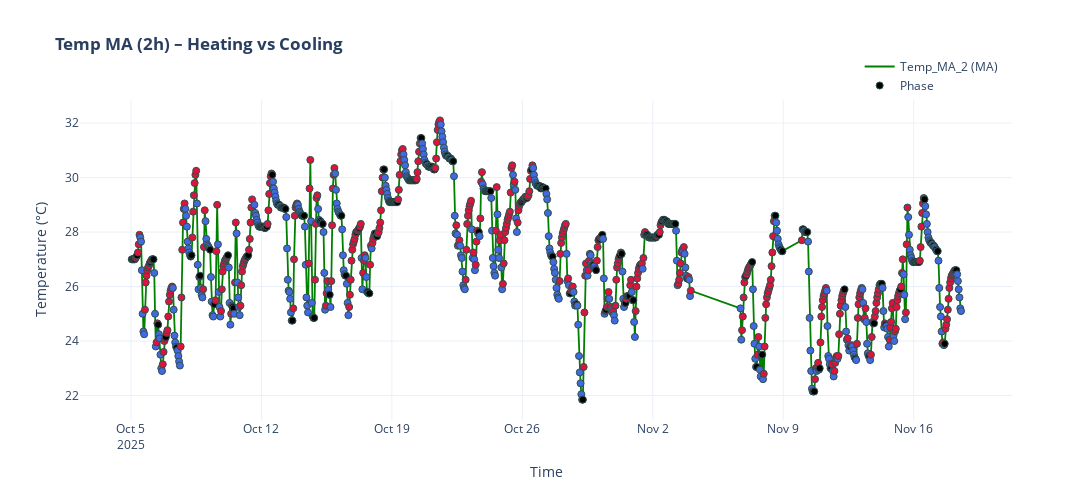

Notebook code for this chart:
### Code cell
plot_ma_with_phase(
    hourly,
    x_col="device_time",
    y_col="Temp_MA_2",
    phase_col="Temp_phase",
    title="Temp MA (2h) – Heating vs Cooling",
    ma_color="green",
    marker_heating_color="crimson",
    marker_cooling_color="royalblue",
    marker_size=7
)

### Figure 1 — Plotly figure (JSON) as saved in the notebook; plotly's stock layout.template omitted (floating-point values rounded to 4 significant figures; data arrays with more than 128 entries replaced by an {"elided": "..."} marker saying what was removed)
{"data": [{"line": {"color": "green", "width": 1.8}, "mode": "lines", "name": "Temp_MA_2 (MA)", "type": "scatter", "x": {"elided": "981 str values"}, "y": {"elided": "981 float values"}}, {"customdata": {"elided": "981x1 str values"}, "hovertemplate": "Time: %{x}<br>Temp_MA_2: %{y:.2f}<br>Phase: %{customdata[0]}<extra></extra>", "marker": {"color": {"elided": "981 str values"}, "line": {"color": "DarkSlateGrey", "width": 1}, "size": 7}, "mode": "markers", "name": "Phase", "type": "scatter", "x": {"elided": "981 str values"}, "y": {"elided": "981 float values"}}], "layout": {"height": 500, "legend": {"x": 0.99, "xanchor": "right", "y": 1.15, "yanchor": "top"}, "title": {"text": "<b>Temp MA (2h) – Heating vs Cooling</b>"}, "width": 1100, "xaxis": {"title": {"text": "Time"}}, "yaxis": {"title": {"text": "Temperature (°C)"}}}}
